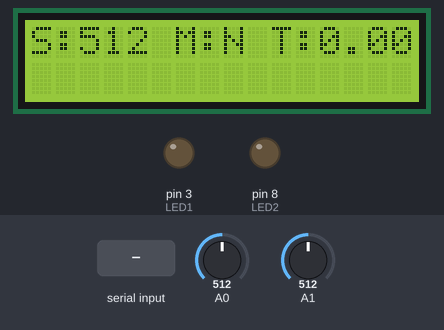
A sketch run on a simulated Arduino Uno, built for the host (arithmetic inside an expression is 32-bit, double 64-bit). Shown: 16×2 character LCD, output pins drawn as LEDs (lit = HIGH). Inputs (shaded band) come from the test bench; at power-on: A0 = 512, A1 = 512. The modem accepts every AT command (registered, SIM ready, sends succeed) and sends nothing else; what the sketch prints to the serial monitor is not drawn.

Above: at 13.6 s.
13.7 s: A0 set to 716
At 18.1 s:
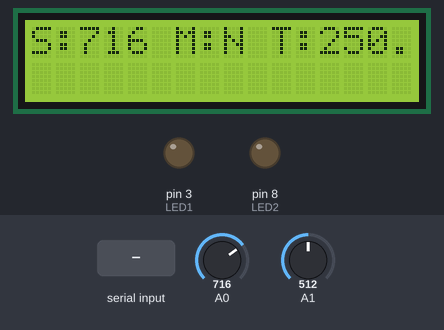
18.7 s: A1 set to 716
At 26.5 s:
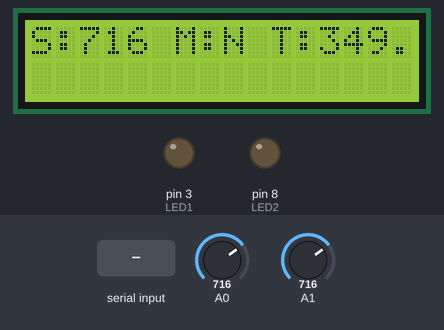
27.1 s: "MQ-2: \n" received over the second serial link
29.6 s: A0 set to 900
At 30.7 s:
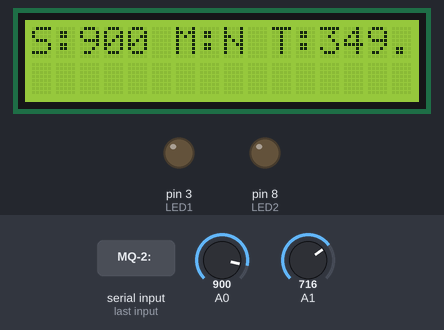
31.3 s: "GBut1=ON" received over the second serial link
At 33.2 s:
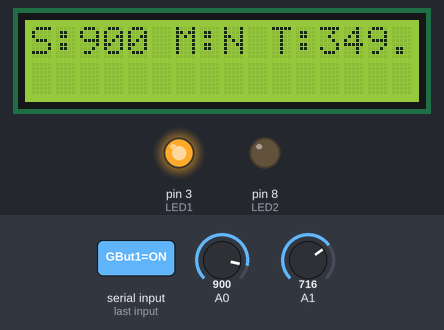
33.8 s: A1 set to 900
At 39.0 s:
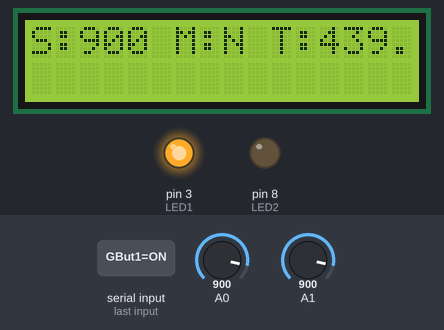
Timing chart, 0 to 40.5 s (numbered marks = the images above; inputs shaded):
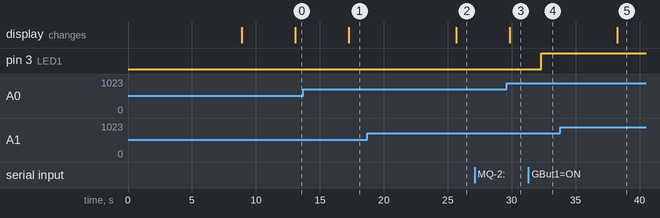

Measured:
- after the input at 13.7 s, the display: changes after 3.6 s (image 1)
- after the input at 18.7 s, the display: changes after 7.0 s (image 2)
- after the input at 27.1 s, every drawn part: stays the same
- after the input at 29.6 s, the display: changes after 0.25 s (image 3)
- after the input at 31.3 s, pin 3 (LED1): LOW → HIGH after 1.0 s
- after the input at 33.8 s, the display: changes after 4.4 s (image 5)

The sketch:

PROJECT.ino
```cpp
#include <LiquidCrystal.h>
#include <SoftwareSerial.h>

#define LED1 3
#define LED2 8
#define smokePin 0    // Analog pin0
#define tempPin 1     // Analog pin1
#define motionPin 2   // Digital interrupt pin2

const int rs = 12, en = 11, d4 = 4, d5 = 5, d6 = 6, d7 = 7;
LiquidCrystal lcd(rs, en, d4, d5, d6, d7);

SoftwareSerial ESP(9, 10);  // RX , TX

/*const int smokePin = 0;
const int motionPin = 2;
const int tempPin = 1;*/

uint16_t smokeValue;
int motionValue;
uint16_t tempValue;
bool IsPageSent;
String IP;

volatile bool readSensors = false;
volatile bool motionDetected = false;

void setup() {

  ESP.begin(115200);
  Serial.begin(115200);
  delay(100);
  ConfigModule();
  delay(1000);
  lcd.begin(16 , 2);

  // Set the pinMode for LED1 and LED2
  pinMode(LED1 , OUTPUT);
  pinMode(LED2 , OUTPUT);


  cli(); // Disable global interrupts
  // Set up enable external interrupt
  EICRA |= (1 << ISC01); // Trigger INT0 on falling edge
  EIMSK |= (1 << INT0); // Enable INT0

  // Set up ADC for analog pins
  Init_ADC();

  // Set up timer and interrupt
  TCCR1A = 0; // Clear Timer/Counter1 Control Register A
  TCCR1B = 0; // Clear Timer/Counter1 Control Register B
  TCNT1L = 0xED;     //Initial timer value = 65535 - 31250 = 34285 (in decimal)
  TCNT1H = 0x85;     // Decimal 34285 = Hexadecimal 0x85ED
  TCCR1B |= (1 << CS12) | (1 << CS10); // Set timer prescaler to 1024
  TIMSK1 |= (1 << TOIE1); // Enable timer overflow interrupt


  sei(); // Enable global interrupts

}

void ConfigModule() {
  //ESP.begin(115200);
  //Serial.begin(115200);
  //delay(100);

  SendCommand("AT+RST");
  SendCommand("AT+CWLAP");
  SendCommand("AT+CWJAP=\"Mo\",\"12345678\"");
  SendCommand("AT+CWMODE=1");
  SendCommand("AT+CIPMUX=1");   // Enable Multiple Connections
  SendCommand("AT+CIPSERVER=1,80");
  IP = SendCommand("AT+CIFSR");
  Serial.print(IP);
}

ISR(TIMER1_OVF_vect) {

  readSensors = true;

  if (readSensors) {

    smokeValue = readAnalog(smokePin);
    float temperature = (tempValue * (5.0 / 1024.0)) * 100.0;
    ADMUX &= ~3;    // Clear Mux bits
    motionValue = motionDetected;
    tempValue = readAnalog(tempPin);
    ADMUX &= ~3;    // Clear Mux bits

    if(motionValue == 0)
    {
      lcd.clear();
      lcd.setCursor(0,0);
      lcd.print("S:");
      lcd.print(smokeValue);
      lcd.print(" ");
      lcd.print("M:");
      lcd.print("N");
      lcd.print(" ");
      lcd.print("T:");
      lcd.print(temperature);
      lcd.print(" C");
    }
    else
    {
      lcd.clear();
      lcd.setCursor(0,0);
      lcd.print("S:");
      lcd.print(smokeValue);
      lcd.print(" ");
      lcd.print("M:");
      lcd.print("Y");
      lcd.print(" ");
      lcd.print("T:");
      lcd.print(temperature);
      lcd.print(" C");
    }


    /*Serial.print("MQ-2: ");
    Serial.print(smokeValue);
    Serial.print(" | PIR: ");
    Serial.print(motionValue);
    Serial.print(" | LM35: ");
    Serial.print(temperature);
    Serial.println(" C");*/

    motionDetected = false;
    readSensors = false;

  }

  TCNT1L = 0xEE;      // Reintialize timer value for 2 seconds
  TCNT1H = 0x85;
}

ISR(INT0_vect) {

  motionDetected = true;
  lcd.clear();
  lcd.print("Motion Detected!");

}

void Init_ADC(){

  ADCSRA |= (1<<ADEN);  // Enable the ADC
  ADMUX |= (1<<REFS0);  // Set reference voltage to AVcc (5V)
  ADCSRA |= (7<<ADPS0);  // Set ADC prescaler to 128

}

uint16_t readAnalog(uint8_t pinNum){

  ADMUX |= pinNum;    // Select analog pin
  ADCSRA |= (1<<ADSC);    // Start conversion
  while(ADCSRA & (1<<ADSC));    // Wait for conversion to complete
  return ADC;

}


void loop() {

  if (ESP.available() > 0) {
    String InputData = ESP.readString();
    Serial.println(InputData);
    if (InputData.indexOf("GBut1=ON") > 0)
      TurnLedOn(LED1);
    else if (InputData.indexOf("GBut1=OFF") > 0)
      TurnLedOff(LED1);
    else if (InputData.indexOf("GBut2=ON") > 0)
      TurnLedOn(LED2);
    else if (InputData.indexOf("GBut2=OFF") > 0)
      TurnLedOff(LED2);
    else if (InputData.indexOf("SEND OK") > 0) {
      if (!IsPageSent) {
        String WebPage = "<style>@import url('https://fonts.googleapis.com/css2?family=Cairo');form{text-align:center;}button{background-color:#006E7F;margin:10px;border:none;font-size:1.2rem;border-radius:4px;padding:1px 28px;color:white;font-weight:bold}*{font-family:'Cairo', sans-serif;}</style>";
        String Command = "AT+CIPSEND=0";
        //Command += InputData[7]-48-18;
        Command += ',';
        Command += WebPage.length();
        SendCommand(Command); // Set The Channel number, and length of string to be sent
        ESP.print(WebPage);  // Send the Web page
        IsPageSent = true;
      }
      delay(200);
      SendCommand("AT+CIPCLOSE=0");
    }
    else {
      if (!IsPageSent) {
        SendWebPage();
        String WebPage = "<style>@import url('https://fonts.googleapis.com/css2?family=Cairo');form{text-align:center;}button{background-color:#006E7F;margin:10px;border:none;font-size:1.2rem;border-radius:4px;padding:1px 28px;color:white;font-weight:bold}*{font-family:'Cairo', sans-serif;}</style>";
        String Command = "AT+CIPSEND=0";
        //Command += InputData[7]-48-18;
        Command += ',';
        Command += WebPage.length();
        SendCommand(Command); // Set The Channel number, and length of string to be sent
        ESP.print(WebPage);  // Send the Web page
        IsPageSent = true;
      }
    }
  }
}


String SendCommand(String command) {
  ESP.print(command);
  ESP.print("\r\n");
  delay(100);
  return ESP.readString();
}

void SendWebPage() {
  String WebPage = "<html><body><h1 style='color:#4CAF50;padding:3px;font-weight:bold;font-size:3rem;text-align:center;'>LEDS Control</h1><form method='get'><button class='GBut'name='GBut1'value='ON'>LED1 ON</button><button class='SBut'name='GBut1'value='OFF'>LED1 OFF</button><button class='GBut'name='GBut2'value='ON'>LED2 ON</button><button class='SBut'name='GBut2'value='OFF'>LED2 OFF</button></form></body>";
  String Command = "AT+CIPSEND=0";
  Command += ',';
  Command += WebPage.length();
  Serial.println(Command);
  SendCommand(Command);
  ESP.print(WebPage);
  delay(500);
}

void TurnLedOn(int led) {
  Serial.print("LED");
  Serial.print(led);
  Serial.println(" is Turned ON");
  digitalWrite(led , HIGH);
}

void TurnLedOff(int led) {
  Serial.print("LED");
  Serial.print(led);
  Serial.println(" is Turned OFF");
  digitalWrite(led , LOW);
}


void AbnormalConditions(){

  if(smokeValue > 220){
    SendCommand("AT+CIPSEND=0,42");
    ESP.print("<script>alert('There is Smoke!!')</script>");
    }

}
```
